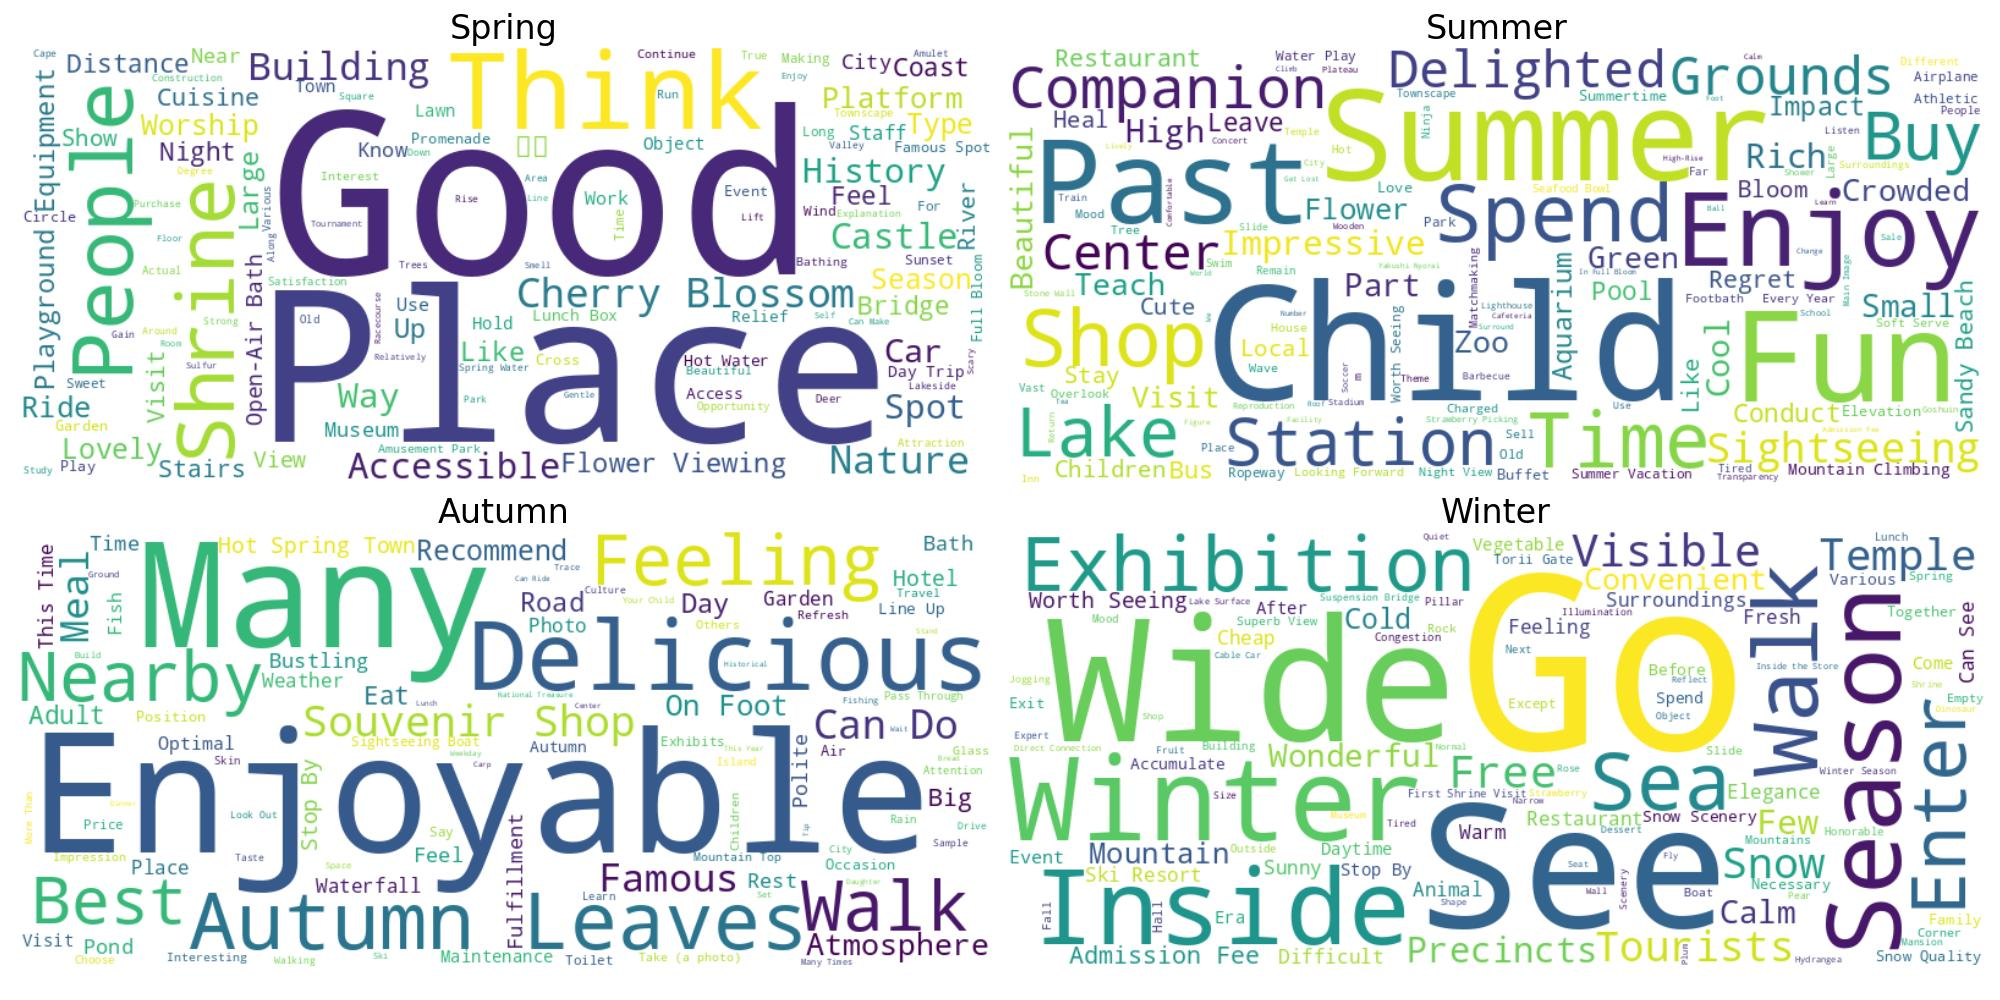

Generate this figure with Python:
import pandas as pd
import numpy as np
from collections import Counter
from janome.tokenizer import Tokenizer
from wordcloud import WordCloud
import matplotlib.pyplot as plt
import transformers
from transformers import pipeline
import os
import re
from transformers import MarianMTModel, MarianTokenizer
import spacy
trans_dict_1 = {
    '良い': 'Good', ' ': ' ', '場所': 'Place', '思う': 'Think', '綺麗': 'Beautiful', '公園': 'Park', '人': 'People',
    '神社': 'Shrine', '桜': 'Cherry Blossom', '自然': 'Nature', '建物': 'Building', '城': 'Castle', '行ける': 'Accessible',
    '方': 'Way', '歴史': 'History', 'スポット': 'Spot', '車': 'Car', '利用': 'Use', '美術館': 'Museum', '台': 'Platform',
    '乗る': 'Ride', '種類': 'Type', '途中': '途中', '参拝': 'Worship', '季節': 'Season', '素敵': 'Lovely', '上': 'Up',
    '花見': 'Flower Viewing', '大きい': 'Large', '好き': 'Like', '遊具': 'Playground Equipment', '感じる': 'Feel',
    '距離': 'Distance', '橋': 'Bridge', '海岸': 'Coast', '夜': 'Night', '料理': 'Cuisine', 'お参り': 'Visit',
    '階段': 'Stairs', '周り': 'Around', 'ショー': 'Show', '川': 'River', '露天風呂': 'Open-Air Bath', '眺め': 'View',
    '博物館': 'Museum', '市内': 'City', '知る': 'Know', '近い': 'Near', 'スタッフ': 'Staff', '使う': 'Use',
    '作品': 'Work', '芝生': 'Lawn', '物': 'Object', '遊べる': 'Play', '持つ': 'Hold', '街': 'Town', '安心': 'Relief',
    'アクセス': 'Access', '日帰り': 'Day Trip', '湯': 'Hot Water', 'お弁当': 'Lunch Box', '遊歩道': 'Promenade',
    '遊ぶ': 'Play', '満開': 'Full Bloom', '園': 'Garden', '名所': 'Famous Spot', '渡る': 'Cross', '回る': 'Circle',
    '開催': 'Event', '作り': 'Making', '向け': 'For', '長い': 'Long', '風': 'Wind', '頃': 'Time', '夕日': 'Sunset',
    '甘い': 'Sweet', 'キレイ': 'Beautiful', '入浴': 'Bathing', '続く': 'Continue', '遊園地': 'Amusement Park',
    '興味': 'Interest', '走る': 'Run', '旧': 'Old', '街並み': 'Townscape', 'アトラクション': 'Attraction', '満足': 'Satisfaction',
    '本当': 'True', '様々': 'Various', '鹿': 'Deer', '実際': 'Actual', '機会': 'Opportunity', '下': 'Down',
    'リフト': 'Lift', '広場': 'Square', '木々': 'Trees', '勉強': 'Study', '強い': 'Strong', '周': 'Around',
    '得': 'Gain', '程度': 'Degree', '湧水': 'Spring Water', '沿い': 'Along', '停める': 'Park', '渓谷': 'Valley',
    '上がる': 'Rise', 'エリア': 'Area', '説明': 'Explanation', '購入': 'Purchase', '岬': 'Cape', '造り': 'Construction',
    'お守り': 'Amulet', '湖畔': 'Lakeside', '作れる': 'Can Make', '自分': 'Self', '満喫': 'Enjoy', '比較的': 'Relatively',
    '優しい': 'Gentle', 'お部屋': 'Room', '階': 'Floor', '怖い': 'Scary', '大会': 'Tournament', '線': 'Line',
    '競馬場': 'Racecourse', '硫黄': 'Sulfur', '匂い': 'Smell'
}

trans_dict_2 = {
    '子供': 'Child', '夏': 'Summer', '楽しい': 'Fun', '昔': 'Past', '楽しむ': 'Enjoy', '過ごせる': 'Spend',
    'お店': 'Shop', '時間': 'Time', '湖': 'Lake', '買う': 'Buy', '駅': 'Station', '連れ': 'Companion', '敷地': 'Grounds',
    '登る': 'Climb', '大喜び': 'Delighted', '中心': 'Center', '観光': 'Sightseeing', '立派': 'Impressive', '豊か': 'Rich',
    '高い': 'High', '涼しい': 'Cool', '部': 'Part', '小さい': 'Small', '教える': 'Teach', '緑': 'Green', '混む': 'Crowded',
    '動物園': 'Zoo', '美しい': 'Beautiful', '見学': 'Visit', '花': 'Flower', '水族館': 'Aquarium', '迫力': 'Impact',
    '行う': 'Conduct', 'プール': 'Pool', '離れる': 'Leave', 'バス': 'Bus', '残念': 'Regret', '食事処': 'Restaurant',
    '癒す': 'Heal', '子供たち': 'Children', '宿泊': 'Stay', '咲く': 'Bloom', '様': 'Like', '砂浜': 'Sandy Beach',
    '地元': 'Local', '可愛い': 'Cute', '登山': 'Mountain Climbing', '標高': 'Elevation', '大好き': 'Love',
    '夏場': 'Summertime', 'バイキング': 'Buffet', '水遊び': 'Water Play', 'アスレチック': 'Athletic', '見応え': 'Worth Seeing',
    'ロープウェイ': 'Ropeway', '夏休み': 'Summer Vacation', 'パーク': 'Park', '古い': 'Old', '飛行機': 'Airplane',
    '縁結び': 'Matchmaking', '木': 'Tree', '気分': 'Mood', '楽しみ': 'Looking Forward', 'm': 'm', '夜景': 'Night View',
    '毎年': 'Every Year', '波': 'Wave', '足湯': 'Footbath', '有料': 'Charged', 'ソフトクリーム': 'Soft Serve',
    '家': 'House', '売る': 'Sell', '見渡せる': 'Overlook', '残る': 'Remain', '泳ぐ': 'Swim', '広大': 'Vast',
    '疲れる': 'Tired', '町並み': 'Townscape', '暑い': 'Hot', '海鮮丼': 'Seafood Bowl', '方々': 'People', '遠く': 'Far',
    '大': 'Large', '場': 'Place', '忍者': 'Ninja', '違う': 'Different', '周囲': 'Surroundings', '滑り台': 'Slide',
    '宿': 'Inn', '聞く': 'Listen', '寺院': 'Temple', 'テーマ': 'Theme', '用': 'Use', 'バーベキュー': 'Barbecue',
    '電車': 'Train', '石垣': 'Stone Wall', '透明度': 'Transparency', '御朱印': 'Goshuin', 'シャワー': 'Shower',
    '灯台': 'Lighthouse', '高原': 'Plateau', '帰る': 'Return', '派': 'School', '木造': 'Wooden', '本尊': 'Main Image',
    'スタジアム': 'Stadium', '再現': 'Reproduction', 'いちご狩り': 'Strawberry Picking', 'シティ': 'City', '販売': 'Sale',
    'サッカー': 'Soccer', 'コンサート': 'Concert', '迷う': 'Get Lost', '囲む': 'Surround', '食堂': 'Cafeteria',
    '学べる': 'Learn', '入館料': 'Admission Fee', '咲き誇る': 'In Full Bloom', '穏やか': 'Calm', '快適': 'Comfortable',
    '施設内': 'Facility', '茶': 'Tea', '姿': 'Figure', '上る': 'Climb', '変わる': 'Change', '屋根': 'Roof', '足': 'Foot',
    '世界': 'World', '薬師如来': 'Yakushi Nyorai', 'ボール': 'Ball', '数': 'Number', '高層': 'High-Rise',
    '賑やか': 'Lively', '私たち': 'We'
}
trans_dict_3 = {
    '楽しめる': 'Enjoyable', '多い': 'Many', '美味しい': 'Delicious', '紅葉': 'Autumn Leaves', '気持ち': 'Feeling',
    '歩く': 'Walk', '近く': 'Nearby', '最高': 'Best', '土産屋': 'Souvenir Shop', '出来る': 'Can Do', '食事': 'Meal',
    '有名': 'Famous', '雰囲気': 'Atmosphere', '徒歩': 'On Foot', 'オススメ': 'Recommend', '道': 'Road', '日': 'Day',
    '大人': 'Adult', '食べる': 'Eat', '大きな': 'Big', '温泉街': 'Hot Spring Town', '立ち寄る': 'Stop By', 'ホテル': 'Hotel',
    '池': 'Pond', '風呂': 'Bath', '丁寧': 'Polite', '時': 'Time', '感ずる': 'Feel', '休憩': 'Rest', '充実': 'Fulfillment',
    '賑わう': 'Bustling', '滝': 'Waterfall', '庭園': 'Garden', '写真': 'Photo', '天気': 'Weather', '所': 'Place',
    '今回': 'This Time', '魚': 'Fish', '最適': 'Optimal', '訪れる': 'Visit', '整備': 'Maintenance', '秋': 'Autumn',
    '並ぶ': 'Line Up', '位置': 'Position', '空気': 'Air', '際': 'Occasion', '遊覧船': 'Sightseeing Boat', 'トイレ': 'Toilet',
    '展示物': 'Exhibits', '値段': 'Price', '言う': 'Say', '子供達': 'Children', '面白い': 'Interesting', 'ガラス': 'Glass',
    'リフレッシュ': 'Refresh', '感動': 'Impression', '撮る': 'Take (a photo)', '他': 'Others', '旅行': 'Travel',
    '山頂': 'Mountain Top', '肌': 'Skin', '選ぶ': 'Choose', '雨': 'Rain', '通る': 'Pass Through', '注意': 'Attention',
    '学ぶ': 'Learn', '島': 'Island', '味': 'Taste', '文化': 'Culture', '都会': 'City', '試食': 'Sample',
    '以上': 'More Than', 'ドライブ': 'Drive', '眺める': 'Look Out', 'ウォーキング': 'Walking', '跡': 'Trace', 'セット': 'Set',
    '釣り': 'Fishing', '何度': 'Many Times', 'スキー': 'Ski', '建てる': 'Build', '地': 'Ground', 'スペース': 'Space',
    'お子さん': 'Your Child', '平日': 'Weekday', '鯉': 'Carp', '国宝': 'National Treasure', '先端': 'Tip',
    '娘': 'Daughter', '立': 'Stand', '夕食': 'Dinner', '今年': 'This Year', '待つ': 'Wait', '乗れる': 'Can Ride',
    '昼食': 'Lunch', '歴史的': 'Historical', 'パン': 'Bread', 'センター': 'Center'
}

trans_dict_4 = {
    '行く': 'Go', '見る': 'See', '広い': 'Wide', '冬': 'Winter', '中': 'Inside', '時期': 'Season', '散策': 'Walk',
    '海': 'Sea', '静か': 'Quiet', '展示': 'Exhibition', '入る': 'Enter', '見える': 'Visible', '無料': 'Free',
    '寺': 'Temple', '雪': 'Snow', '観光客': 'Tourists', '境内': 'Precincts', '少ない': 'Few', '素晴らしい': 'Wonderful',
    '落ち着く': 'Calm', '便利': 'Convenient', '山': 'Mountain', 'レストラン': 'Restaurant', '寒い': 'Cold',
    '入場料': 'Admission Fee', '見ごたえ': 'Worth Seeing', '周辺': 'Surroundings', '風情': 'Elegance', '動物': 'Animal',
    '大変': 'Difficult', '見れる': 'Can See', '飲食店': 'Restaurant', '暖かい': 'Warm', '安い': 'Cheap', '感じ': 'Feeling',
    '晴れる': 'Sunny', '新鮮': 'Fresh', 'スキー場': 'Ski Resort', 'イベント': 'Event', '昼間': 'Daytime', '後': 'After',
    '来る': 'Come', '野菜': 'Vegetable', '時代': 'Era', '寄る': 'Stop By', 'イルミネーション': 'Illumination',
    '積もる': 'Accumulate', '前': 'Before', '過ごす': 'Spend', '色々': 'Various', '雪景色': 'Snow Scenery',
    '家族': 'Family', '雪質': 'Snow Quality', '出る': 'Exit', '必要': 'Necessary', '一緒': 'Together', '以外': 'Except',
    '鳥居': 'Torii Gate', '堂': 'Hall', '空く': 'Empty', '山々': 'Mountains', 'コーナー': 'Corner', '滑る': 'Slide',
    '岩': 'Rock', '船': 'Boat', '絶景': 'Superb View', '春': 'Spring', '降る': 'Fall', '隣': 'Next', '御': 'Honorable',
    '柱': 'Pillar', '初詣': 'First Shrine Visit', '混雑': 'Congestion', '外': 'Outside', '館': 'Building',
    '売店': 'Shop', 'ランチ': 'Lunch', '気': 'Mood', 'デザート': 'Dessert', '資料館': 'Museum', '冬場': 'Winter Season',
    'イチゴ': 'Strawberry', '上級者': 'Expert', '疲れ': 'Tired', '光景': 'Scenery', 'ジョギング': 'Jogging',
    '果物': 'Fruit', '梨': 'Pear', 'バラ': 'Rose', '吊り橋': 'Suspension Bridge', 'オブジェ': 'Object', '大きさ': 'Size',
    'ライトアップ': 'Illumination', '屋敷': 'Mansion', '直結': 'Direct Connection', 'ショップ': 'Shop', '席': 'Seat',
    '湖面': 'Lake Surface', '映る': 'Reflect', '紫陽花': 'Hydrangea', '閑散': 'Quiet', '狭い': 'Narrow',
    '恐竜': 'Dinosaur', '壁': 'Wall', 'ケーブルカー': 'Cable Car', '形': 'Shape', '宮': 'Shrine', '飛ぶ': 'Fly',
    '普通': 'Normal', '梅': 'Plum', '店内': 'Inside the Store'
}
# fugu_translator = pipeline('translation', model='staka/fugumt-en-ja', device=2)

# encoder_model_name = "cl-tohoku/bert-base-japanese-v2"
# decoder_model_name = "openai-community/gpt2"
# src_tokenizer = transformers.BertJapaneseTokenizer.from_pretrained(encoder_model_name)
# trg_tokenizer = transformers.PreTrainedTokenizerFast.from_pretrained(decoder_model_name)
# model = transformers.EncoderDecoderModel.from_pretrained("sappho192/jesc-ja-en-translator")
# def translate_list(text_list):
#     return [translate(text) for text in text_list]

# def translate(text_src):
#     embeddings = src_tokenizer(text_src, return_attention_mask=False, return_token_type_ids=False, return_tensors='pt')
#     embeddings = {k: v for k, v in embeddings.items()}
#     output = model.generate(**embeddings, max_length=512)[0, 1:-1]
#     text_trg = trg_tokenizer.decode(output.cpu())
#     return text_trg

model_name = "Helsinki-NLP/opus-mt-ja-en"
tokenizer = MarianTokenizer.from_pretrained(model_name)
model = MarianMTModel.from_pretrained(model_name)

def translate(text):
    # 文字数が15文字以上ならNoneを返す
    if len(text) >= 15:
        return None
    inputs = tokenizer(text, return_tensors="pt", padding=True, truncation=True)
    translated = model.generate(**inputs, max_length=512)
    return tokenizer.decode(translated[0], skip_special_tokens=True)

def translate_list(text_list):
    # Noneではない結果のみをリストに含める
    return [result for text in text_list if (result := translate(text)) is not None]

# 形態素解析と単語カウントの関数
# GiNZAの日本語モデルをロード
nlp = spacy.load("ja_ginza")

def translate_dict(original_dict, translation_dict):
    translated_dict = {}
    for key, value in original_dict.items():
        translated_key = translation_dict.get(key, key)  # 英訳が存在しない場合、元のキーを使用
        translated_dict[translated_key] = value
    return translated_dict

def count_words(text):
    # テキストをGiNZAで解析
    doc = nlp(text)
    
    words = []
    for token in doc:
        # 名詞、動詞、形容詞を抽出し、基本形に変換
        if token.pos_ in ['NOUN', 'VERB', 'ADJ']:
            words.append(token.lemma_)  # lemma_で基本形に変換

    # 単語のカウント
    return Counter(words)

def split_text(text, max_length=40000):
    """指定されたバイト数以下になるようにテキストを分割"""
    chunks = []
    current_chunk = []
    current_length = 0
    
    for sentence in text.split('。'):  # 文単位で分割
        sentence_length = len(sentence.encode('utf-8'))  # UTF-8でのバイト数を計算
        if current_length + sentence_length > max_length:
            chunks.append('。'.join(current_chunk))
            current_chunk = []
            current_length = 0
        
        current_chunk.append(sentence)
        current_length += sentence_length
    
    if current_chunk:
        chunks.append('。'.join(current_chunk))
    
    return chunks

# 各データフレームの単語カウント
result_dir = '../result/reviews/llavatour/llava-v1.5-13b-jalan-review-lora-v28'
dfs = [pd.read_csv(os.path.join(result_dir, 'season_春.csv')),
        pd.read_csv(os.path.join(result_dir, 'season_夏.csv')),
        pd.read_csv(os.path.join(result_dir, 'season_秋.csv')),
        pd.read_csv(os.path.join(result_dir, 'season_冬.csv')),]
# for df in dfs:
#     print(df.columns)
for df in dfs:
    df['predicted'] = df['predicted'].str.replace('<s>', '').replace('<\s>', '').replace('</', '').replace('じゃらん.netで遊び体験済み', '')
df_names = ['Spring', 'Summer', 'Autumn', 'Winter']
word_counts = []
for df in dfs:
    all_text = ' '.join(df['predicted'])
    chunks = split_text(all_text)
    
    # 各データフレームごとのカウントを保持するCounterを作成
    df_counter = Counter()
    
    for chunk in chunks:
        df_counter.update(count_words(chunk))
    
    # データフレームごとのカウント結果をリストに追加
    word_counts.append(df_counter)

# 他のdfより多く含まれる単語を抽出
unique_words = []
for i, counts in enumerate(word_counts):
    other_counts = [c for j, c in enumerate(word_counts) if j != i]
    unique = {word: count for word, count in counts.items() 
              if all(count > c.get(word, 0) for c in other_counts)}
    unique_words.append(unique)

trans_dicts = [trans_dict_1, trans_dict_2, trans_dict_3, trans_dict_4]
print('prepare done')

fig, axs = plt.subplots(2, 2, figsize=(16, 12))
for i, (unique, ax) in enumerate(zip(unique_words, axs.flatten())):
    unique_new = {}
    
    unique = dict(sorted(unique.items(), key=lambda item: item[1], reverse=True))
    print('unique orig', unique)
    unique = {k: v for k, v in unique.items() if v >= 7}
    unique = {k: v for k, v in unique.items() if not re.fullmatch(r'[!-/:-@[-`{-~]+', k)}
    unique = {k: v for k, v in unique.items() if not re.fullmatch(r'^[\u3040-\u309F]+$', k)}
    unique = dict(sorted(unique.items(), key=lambda item: item[1], reverse=True))
    unique_new = translate_dict(unique, trans_dicts[i])
    #unique = {k: v for k, v in unique.items() if not len(k)==1}
    #print('unique', unique)
    if unique:  # unique_wordsが空でない場合のみWordCloudを生成
        wc = WordCloud(width=800, height=480, background_color='white')
        # unique_en = translate_list(list(unique.keys())[:100])
        # print('unique_en', unique_en)
        # for uni, unie in zip(list(unique.keys())[:100], unique_en):
        #     unique_new[unie] = unique[uni]
        print('unique', unique_new)
        wc.generate_from_frequencies(unique_new)
        ax.imshow(wc, interpolation='bilinear')
    else:
        ax.text(0.5, 0.5, "No unique words", ha='center', va='center')
    ax.axis('off')
    ax.set_title(df_names[i], fontsize=18)

plt.tight_layout()
plt.savefig('./word_cloud_12.jpg')
exit()
fig, axs = plt.subplots(2, 2, figsize=(20, 11))
for i, (unique, ax) in enumerate(zip(unique_words, axs.flatten())):
    unique_new = {}
    
    unique = dict(sorted(unique.items(), key=lambda item: item[1], reverse=True))
    print('unique orig', unique)
    unique = {k: v for k, v in unique.items() if v >= 7}
    unique = {k: v for k, v in unique.items() if not re.fullmatch(r'[!-/:-@[-`{-~]+', k)}
    unique = {k: v for k, v in unique.items() if not re.fullmatch(r'^[\u3040-\u309F]+$', k)}
    unique = dict(sorted(unique.items(), key=lambda item: item[1], reverse=True))
    unique_new = translate_dict(unique, trans_dicts[i])
    #unique = {k: v for k, v in unique.items() if not len(k)==1}
    #print('unique', unique)
    if unique:  # unique_wordsが空でない場合のみWordCloudを生成
        wc = WordCloud(width=1000, height=440, background_color='white')
        # unique_en = translate_list(list(unique.keys())[:100])
        # print('unique_en', unique_en)
        # for uni, unie in zip(list(unique.keys())[:100], unique_en):
        #     unique_new[unie] = unique[uni]
        print('unique', unique_new)
        wc.generate_from_frequencies(unique_new)
        ax.imshow(wc, interpolation='bilinear')
    else:
        ax.text(0.5, 0.5, "No unique words", ha='center', va='center')
    ax.axis('off')
    ax.set_title(df_names[i], fontsize=18)
    
plt.tight_layout()
plt.savefig('./word_cloud_12.jpg')
exit()
fig, axs = plt.subplots(1,4, figsize=(20, 5))
for i, (unique, ax) in enumerate(zip(unique_words, axs.flatten())):
    unique_new = {}
    
    unique = dict(sorted(unique.items(), key=lambda item: item[1], reverse=True))
    print('unique orig', unique)
    unique = {k: v for k, v in unique.items() if v >= 7}
    unique = {k: v for k, v in unique.items() if not re.fullmatch(r'[!-/:-@[-`{-~]+', k)}
    unique = {k: v for k, v in unique.items() if not re.fullmatch(r'^[\u3040-\u309F]+$', k)}
    unique = dict(sorted(unique.items(), key=lambda item: item[1], reverse=True))
    unique_new = translate_dict(unique, trans_dicts[i])
    #unique = {k: v for k, v in unique.items() if not len(k)==1}
    #print('unique', unique)
    if unique:  # unique_wordsが空でない場合のみWordCloudを生成
        wc = WordCloud(width=300, height=270, background_color='white')
        # unique_en = translate_list(list(unique.keys())[:100])
        # print('unique_en', unique_en)
        # for uni, unie in zip(list(unique.keys())[:100], unique_en):
        #     unique_new[unie] = unique[uni]
        print('unique', unique_new)
        wc.generate_from_frequencies(unique_new)
        ax.imshow(wc, interpolation='bilinear')
    else:
        ax.text(0.5, 0.5, "No unique words", ha='center', va='center')
    ax.axis('off')
    ax.set_title(df_names[i], fontsize=20)
    
plt.tight_layout()
plt.savefig('./word_cloud_5.jpg')
exit()

fig, axs = plt.subplots(2, 2, figsize=(20, 7))
for i, (unique, ax) in enumerate(zip(unique_words, axs.flatten())):
    unique_new = {}
    
    unique = dict(sorted(unique.items(), key=lambda item: item[1], reverse=True))
    print('unique orig', unique)
    unique = {k: v for k, v in unique.items() if v >= 7}
    unique = {k: v for k, v in unique.items() if not re.fullmatch(r'[!-/:-@[-`{-~]+', k)}
    unique = {k: v for k, v in unique.items() if not re.fullmatch(r'^[\u3040-\u309F]+$', k)}
    unique = dict(sorted(unique.items(), key=lambda item: item[1], reverse=True))
    unique_new = translate_dict(unique, trans_dicts[i])
    #unique = {k: v for k, v in unique.items() if not len(k)==1}
    #print('unique', unique)
    if unique:  # unique_wordsが空でない場合のみWordCloudを生成
        wc = WordCloud(width=1000, height=360, background_color='white')
        # unique_en = translate_list(list(unique.keys())[:100])
        # print('unique_en', unique_en)
        # for uni, unie in zip(list(unique.keys())[:100], unique_en):
        #     unique_new[unie] = unique[uni]
        print('unique', unique_new)
        wc.generate_from_frequencies(unique_new)
        ax.imshow(wc, interpolation='bilinear')
    else:
        ax.text(0.5, 0.5, "No unique words", ha='center', va='center')
    ax.axis('off')
    ax.set_title(df_names[i], fontsize=18)
    
plt.tight_layout()
plt.savefig('./word_cloud_7.jpg')
exit()


fig, axs = plt.subplots(2, 2, figsize=(20, 8))
for i, (unique, ax) in enumerate(zip(unique_words, axs.flatten())):
    unique_new = {}
    
    unique = dict(sorted(unique.items(), key=lambda item: item[1], reverse=True))
    print('unique orig', unique)
    unique = {k: v for k, v in unique.items() if v >= 5}
    unique = {k: v for k, v in unique.items() if not re.fullmatch(r'[!-/:-@[-`{-~]+', k)}
    unique = {k: v for k, v in unique.items() if not re.fullmatch(r'^[\u3040-\u309F]+$', k)}
    unique = dict(sorted(unique.items(), key=lambda item: item[1], reverse=True))
    unique_new = translate_dict(unique, trans_dicts[i])
    #unique = {k: v for k, v in unique.items() if not len(k)==1}
    #print('unique', unique)
    if unique:  # unique_wordsが空でない場合のみWordCloudを生成
        wc = WordCloud(width=800, height=300, background_color='white')
        # unique_en = translate_list(list(unique.keys())[:100])
        # print('unique_en', unique_en)
        # for uni, unie in zip(list(unique.keys())[:100], unique_en):
        #     unique_new[unie] = unique[uni]
        print('unique', unique_new)
        wc.generate_from_frequencies(unique_new)
        ax.imshow(wc, interpolation='bilinear')
    else:
        ax.text(0.5, 0.5, "No unique words", ha='center', va='center')
    ax.axis('off')
    ax.set_title(df_names[i], fontsize=24)
    
plt.tight_layout()
plt.savefig('./word_cloud_8.jpg')